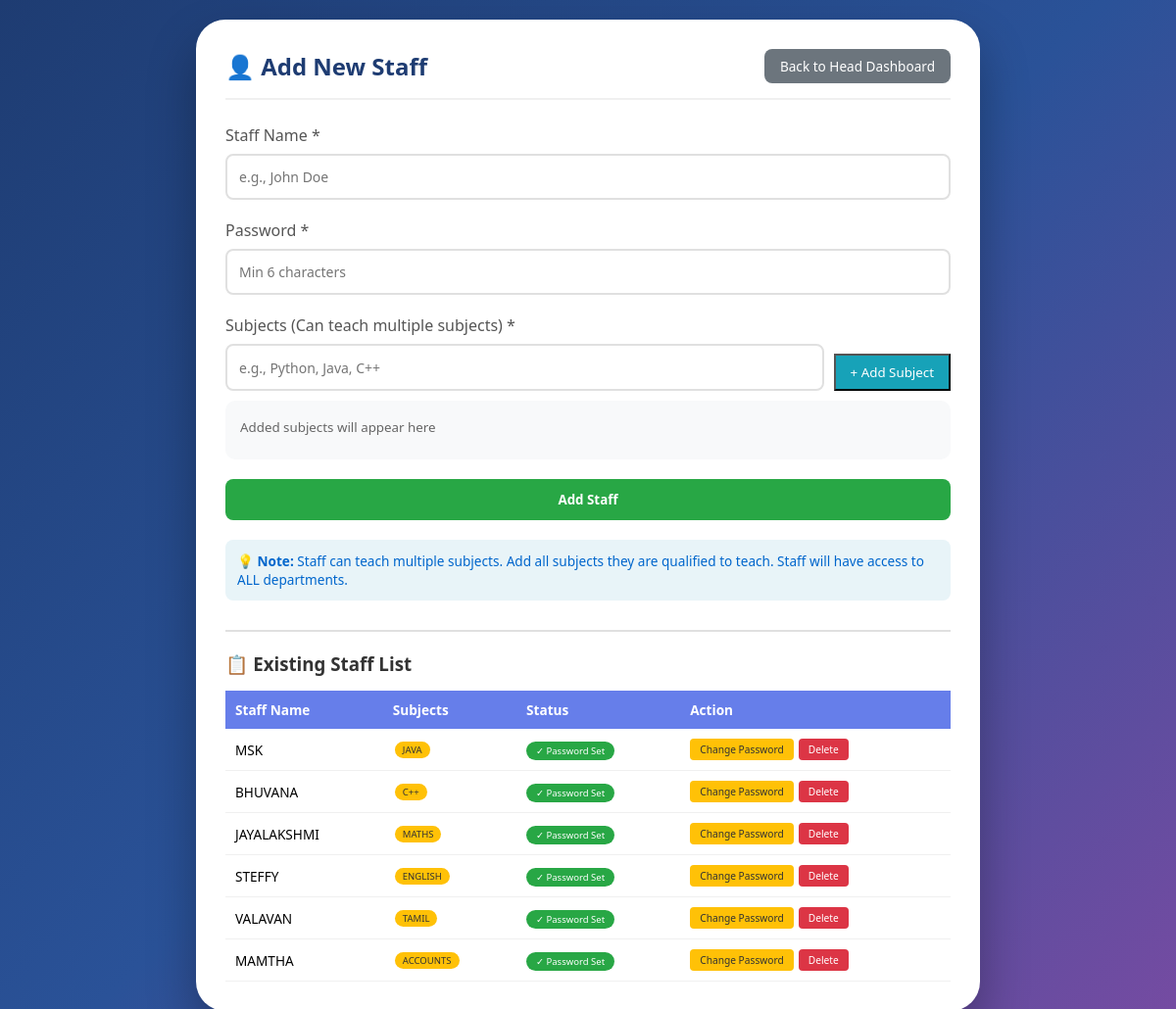
The app's page /add_new_staff_page, older data.
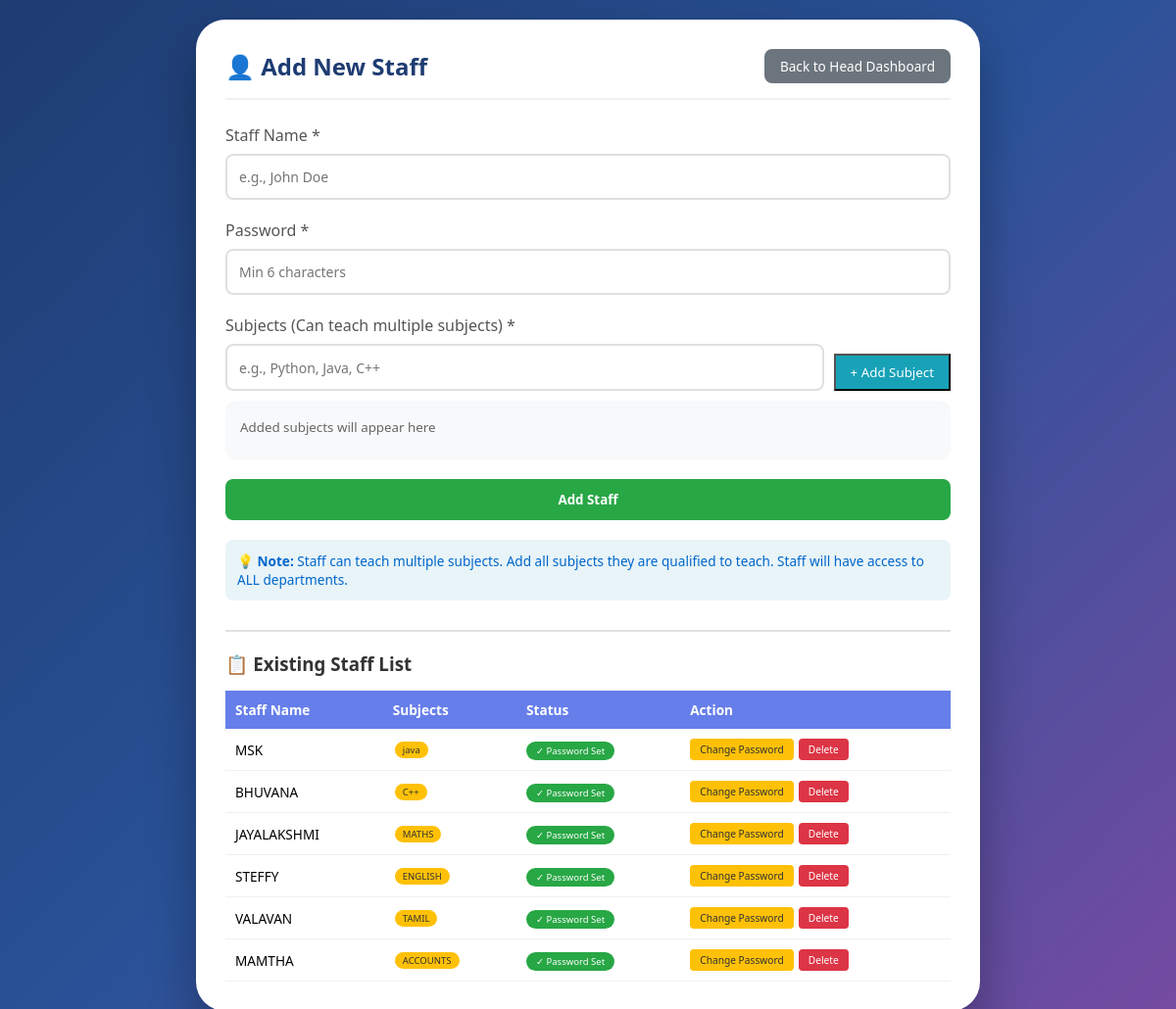
The same page, newer data.
### app.py (models this page shows)
class StaffSubject(db.Model):
    __tablename__ = 'staff_subjects'
    id = db.Column(db.Integer, primary_key=True, autoincrement=True)
    staff_id = db.Column(db.Integer, db.ForeignKey('staff.id'), nullable=False)
    subject = db.Column(db.String(100), nullable=False)
    created_at = db.Column(db.DateTime, default=datetime.now)
    __table_args__ = (db.UniqueConstraint('staff_id', 'subject', name='unique_staff_subject'),)

### app.py (the view)
@app.route('/add_new_staff_page')
def add_new_staff_page():
    all_staff = Staff.query.filter_by(is_department_admin=False).all()
    return render_template('add_new_staff.html', all_staff=all_staff)

### app.py (called while the page is built)
@app.context_processor
def inject_datetime():
    return {'datetime': datetime}

    def get_subjects_list(self):
        return [s.subject for s in self.subjects]

### templates/add_new_staff.html (shortened to what this page needs)
<!DOCTYPE html>
<html lang="en">
<head>
</head>
<body>
    <div class="container">
        <div class="header">
            <h1>👤 Add New Staff</h1>
            <a href="{{ url_for('head_dashboard') }}" class="btn-secondary">Back to Head Dashboard</a>
        </div>
        <form method="POST" action="{{ url_for('add_global_staff') }}" id="staffForm">
            <div class="form-group">
                <label>Staff Name *</label>
                <input type="text" name="staff_name" placeholder="e.g., John Doe" required>
            </div>
            <div class="form-group">
                <label>Password *</label>
                <input type="password" name="staff_password" placeholder="Min 6 characters" required>
            </div>
            <div class="form-group">
                <label>Subjects (Can teach multiple subjects) *</label>
                <div class="subject-input-group">
                    <input type="text" id="subjectInput" placeholder="e.g., Python, Java, C++">
                    <button type="button" class="btn-add-subject" onclick="addSubject()">+ Add Subject</button>
                </div>
                <div id="subjectsList" class="subjects-list">
                    <small style="color: #666;">Added subjects will appear here</small>
                </div>
            </div>
            <button type="submit" class="btn btn-primary">Add Staff</button>
        </form>
        <div class="info-note">
            <strong>💡 Note:</strong> Staff can teach multiple subjects. Add all subjects they are qualified to teach. Staff will have access to ALL departments.
        </div>
        <div class="staff-list">
            <h3>📋 Existing Staff List</h3>
            {% if all_staff %}
            <table class="staff-table">
                <thead>
                    <tr>
                        <th>Staff Name</th>
                        <th>Subjects</th>
                        <th>Status</th>
                        <th>Action</th>
                    </tr>
                </thead>
                <tbody>
                    {% for staff_member in all_staff %}
                    <tr id="staff-row-{{ staff_member.id }}">
                        <td>{{ staff_member.name }}</div>
                        <td>
                            {% set subjects = staff_member.get_subjects_list() %}
                            {% for sub in subjects %}
                            <span class="subject-badge">{{ sub }}</span>
                            {% endfor %}
                        </div>
                        <td><span class="password-status">✓ Password Set</span></div>
                        <td>
                            <div class="action-buttons">
                                <button class="btn-warning" onclick="showChangePasswordModal('staff', '{{ staff_member.id }}', '{{ staff_member.name }}')">Change Password</button>
                                <a href="{{ url_for('delete_global_staff', staff_id=staff_member.id) }}"
                                   class="btn-danger"
                                   onclick="return confirm('Delete staff {{ staff_member.name }}? This will remove their access to all departments.')">
                                    Delete
                                </a>
                            </div>
                    </tr>
                    {% endfor %}
            {% else %}
            <p style="text-align: center; color: #999; padding: 20px;">No staff added yet. Add your first staff member above.</p>
            {% endif %}
</body>
</html>

Row changes from the older to the newer data that the page shows:
changed StaffSubject: subject "JAVA" → "java"
